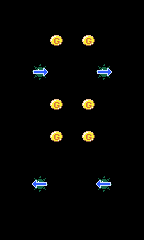

This is a level from a 2D game, rendered from its Tiled map with the project's own tilesets. A one-line summary and the complete map file follow:
An orthogonal 9x15 tile map with 16x16 px tiles, 1 tile layer (map).

<map version="1.0" orientation="orthogonal" renderorder="right-down" width="9" height="15" tilewidth="16" tileheight="16" nextobjectid="1">
 <tileset firstgid="1" name="tileset" tilewidth="16" tileheight="16" tilecount="64" columns="8">
  <image source="tileset.png" width="128" height="128" />
 </tileset>
 <layer name="map" width="9" height="15">
  <data encoding="csv">
0,0,0,0,0,0,0,0,0,
0,0,0,0,0,0,0,0,0,
0,0,0,25,0,25,0,0,0,
0,0,0,0,0,0,0,0,0,
0,0,6,0,0,0,6,0,0,
0,0,0,0,0,0,0,0,0,
0,0,0,25,0,25,0,0,0,
0,0,0,0,0,0,0,0,0,
0,0,0,25,0,25,0,0,0,
0,0,0,0,0,0,0,0,0,
0,0,0,0,0,0,0,0,0,
0,0,4,0,0,0,4,0,0,
0,0,0,0,0,0,0,0,0,
0,0,0,0,0,0,0,0,0,
0,0,0,0,0,0,0,0,0
</data>
 </layer>
</map>
